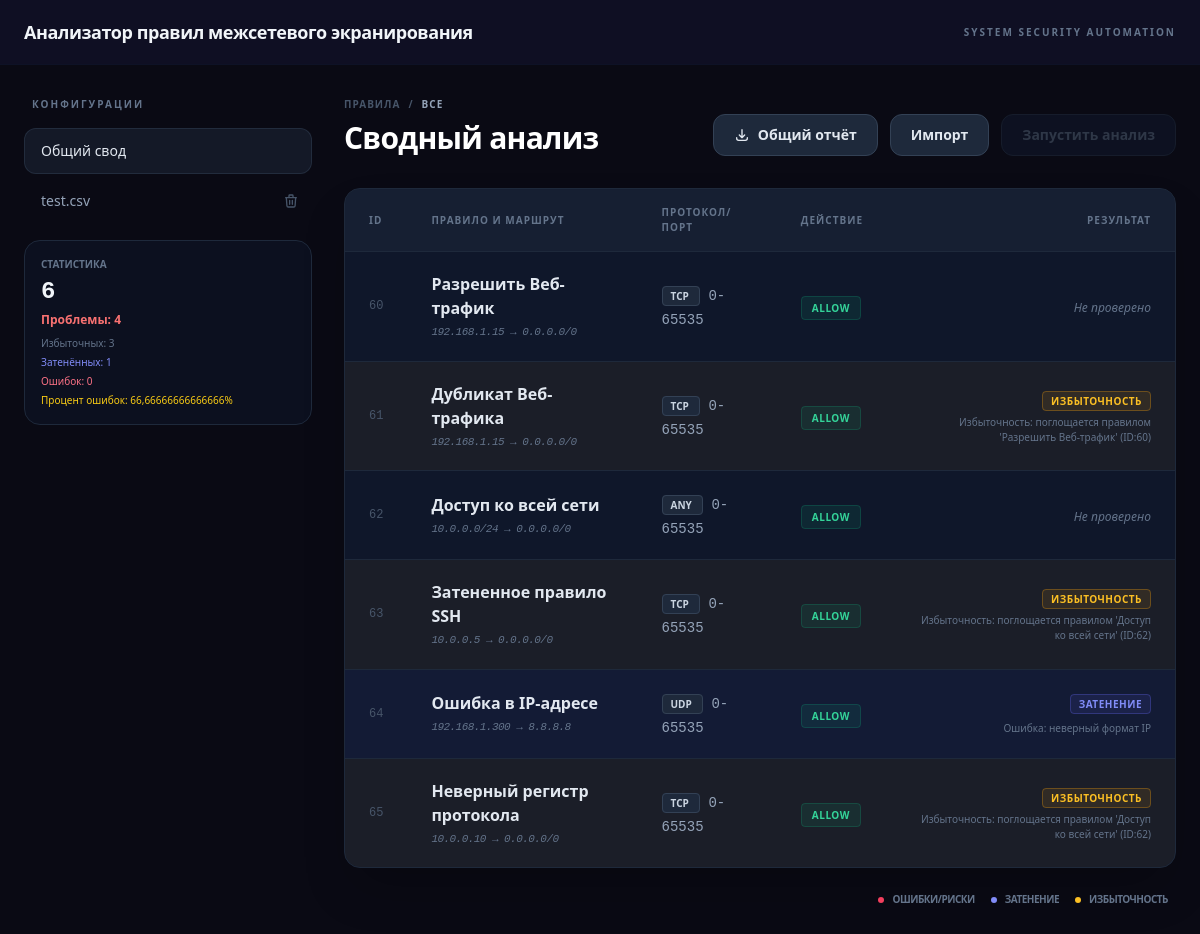
The page / on the database its author committed.
### core/models.py (models this page shows, shortened)
class FileImport(models.Model):
    VENDOR_CHOICES = [
        ('STANDARD', 'Стандартный (CSV/JSON)'),
        ('USERGATE', 'UserGate (Export JSON)'),
        ('CONTINENT', 'МЭ Континент (XML)'),
        ('INFOTECS', 'ИнфоТеКС (VIPNet)'),
    ]
    filename = models.CharField(
        max_length=255,
        verbose_name="Имя файла"
    )
    import_date = models.DateTimeField(
        auto_now_add=True,
        verbose_name="Дата загрузки"
    )
    vendor = models.CharField(
        max_length=100,
        choices=VENDOR_CHOICES,
        default='STANDARD',
        verbose_name="Производитель"
    )
    session_id = models.CharField(max_length=100, null=True, blank=True, db_index=True)
    class Meta:
        verbose_name = "Загруженный файл"
        verbose_name_plural = "Загруженные файлы"
        ordering = ['-import_date']

class FirewallRule(models.Model):
    PROTOCOL_CHOICES = [
        ('TCP', 'TCP'),
        ('UDP', 'UDP'),
        ('ICMP', 'ICMP'),
        ('ANY', 'Any Protocol'),
    ]
    ACTION_CHOICES = [
        ('ALLOW', 'Allow (Разрешить)'),
        ('DENY', 'Deny (Запретить)'),
    ]
    file_source = models.ForeignKey(
        FileImport,
        on_delete=models.CASCADE,
        related_name='rules',
        verbose_name="Источник (файл)",
        null=True,
        blank=True
    )
    name = models.CharField(
        max_length=100,
        verbose_name="Название правила",
        help_text="Например: 'Доступ к веб-серверу'"
    )
    source_ip = models.CharField(
        max_length=50,
        verbose_name="Исходный IP / Маска",
        help_text="Формат: 192.168.1.0/24"
    )
    dest_ip = models.CharField(
        max_length=50,
        verbose_name="Целевой IP / Маска",
        help_text="Формат: 10.0.0.5/32"
    )
    port = models.IntegerField(
        null=True,
        blank=True,
        verbose_name="Порт",
        help_text="Оставьте пустым для всех портов"
    )
    port_start = models.IntegerField(default=0)
    port_end = models.IntegerField(default=65535)
    protocol = models.CharField(
        max_length=10,
        choices=PROTOCOL_CHOICES,
        default='ANY',
        verbose_name="Протокол"
    )
    action = models.CharField(
        max_length=10,
        choices=ACTION_CHOICES,
        verbose_name="Действие"
    )
    is_redundant = models.BooleanField(
        default=False,
        verbose_name="Избыточность",
        help_text="Указывает, перекрывается ли это правило другим"
    )
    is_shadowed = models.BooleanField(
        default=False,
        verbose_name="Затенение",
        help_text="Указывает на логический конфликт с правилом выше"
    )
    recommendation = models.TextField(
        blank=True,
        null=True,
        verbose_name="Рекомендация по оптимизации"
    )
    is_error = models.BooleanField(default=False, verbose_name="Ошибка")
    created_at = models.DateTimeField(auto_now_add=True, verbose_name="Дата добавления")
    class Meta:
        verbose_name = "Правило МСЭ"
        verbose_name_plural = "Правила МСЭ"
        ordering = ['id']

### core/views.py (the view)
# urls.py: path('', views.rule_list, name='rule_list'),
def rule_list(request, file_id=None):
    s_key = get_or_create_session(request)
    files = FileImport.objects.filter(session_id=s_key)
    selected_file = None
    if file_id:
        selected_file = get_object_or_404(FileImport, id=file_id, session_id=s_key)
        rules = FirewallRule.objects.filter(file_source=selected_file)
    else:
        rules = FirewallRule.objects.filter(file_source__session_id=s_key)
    stats = get_analysis_stats(rules)
    return render(request, 'list.html', {
        'rules': rules.order_by('id'),
        'files': files,
        'selected_file': selected_file,
        'stats': stats
    })

### templates/list.html (shortened to what this page needs)
{% extends "base.html" %}
{% block content %}
<div class="max-w-7xl mx-auto px-6 py-8 flex flex-col lg:flex-row gap-8">
    <aside class="w-full lg:w-72 flex-shrink-0">
        <div class="sticky top-24 space-y-4">
            <h3 class="text-[10px] font-bold text-slate-500 uppercase tracking-[0.2em] px-2">Конфигурации</h3>
            <div class="space-y-1">
                <a href="{% url 'rule_list' %}"
                    class="flex items-center px-4 py-3 rounded-xl transition-all border font-medium text-sm
                    {% if not selected_file %}
                    bg-slate-800/50 border-slate-700/50 text-slate-200
                    {% else %}
                    bg-transparent border-transparent text-slate-400 hover:bg-slate-900 hover:text-slate-200
                    {% endif %}">
                    Общий свод
                </a>
                {% for file in files %}
                <div class="group flex items-center justify-between">
                    <a href="{% url 'rule_list_by_file' file.id %}"
                        class="flex-1 flex items-center px-4 py-3 rounded-l-xl transition-all border font-medium text-sm truncate
                        {% if selected_file.id == file.id %}
                        bg-slate-800/50 border-slate-700/50 text-slate-200
                        {% else %}
                        bg-transparent border-transparent text-slate-400 hover:bg-slate-900 hover:text-slate-200
                        {% endif %}">
                        {{ file.filename }}
                    </a>
                    <a href="{% url 'delete_file' file.id %}"
                    onclick="return confirm('Удалить этот файл и все его правила?')"
                    class="px-3 py-3 rounded-r-xl border-y border-r border-transparent text-slate-600 hover:text-rose-400 hover:bg-slate-900 transition-all
                    {% if selected_file.id == file.id %} border-slate-700/50 bg-slate-800/50 {% endif %}">
                        <svg xmlns="http://www.w3.org/2000/svg" class="h-4 w-4" fill="none" viewBox="0 0 24 24" stroke="currentColor">
                            <path stroke-linecap="round" stroke-linejoin="round" stroke-width="2" d="M19 7l-.867 12.142A2 2 0 0116.138 21H7.862a2 2 0 01-1.995-1.858L5 7m5 4v6m4-6v6m1-10V4a1 1 0 00-1-1h-4a1 1 0 00-1 1v3M4 7h16" />
                        </svg>
                    </a>
                </div>
                {% endfor %}
            </div>
            <div class="p-4 bg-slate-900/50 border border-slate-800 rounded-2xl">
                <p class="text-[10px] text-slate-500 uppercase font-bold mb-1">Статистика</p>
                <div class="text-2xl font-mono font-bold text-slate-100">{{ stats.total }}</div>
                <p class="text-xs text-red-400 font-bold mt-1">Проблемы: {{ stats.issues|floatformat:0 }} </p>
                <div class="text-[10px] text-slate-500 mt-2 space-y-1">
                    <div>Избыточных: {{ stats.redundant }}</div>
                    <div class="text-indigo-400">Затенённых: {{ stats.shadowed }}</div>
                    <div class="text-rose-400">Ошибок: {{ stats.errors }}</div>
                    <div class="text-yellow-400">Процент ошибок: {{ stats.issues_pct }}%</div>
                </div>
            </div>
        </div>
    </aside>
    <div class="flex-1 min-w-0">
        <div class="flex flex-col md:flex-row md:items-end justify-between gap-6 mb-8">
            <div>
                <nav class="flex items-center gap-2 text-[10px] font-bold text-slate-600 mb-2 uppercase tracking-widest">
                    <a href="{% url 'rule_list' %}" class="hover:text-slate-200">Правила</a>
                    <span>/</span>
                    <span class="text-slate-400">{% if selected_file %}{{ selected_file.filename }}{% else %}Все{% endif %}</span>
                </nav>
                <h1 class="text-3xl font-bold text-white tracking-tight">
                    {% if selected_file %}{{ selected_file.filename }}{% else %}Сводный анализ{% endif %}
                </h1>
            </div>
            <div class="flex items-center gap-3">
                {% if selected_file %}
                    <a href="{% url 'export_rules_file' selected_file.id %}" class="px-5 py-2.5 bg-slate-800 hover:bg-slate-700 text-slate-200 border border-slate-700 rounded-xl transition font-bold text-sm flex items-center gap-2">
                        <svg xmlns="http://www.w3.org/2000/svg" class="h-4 w-4" fill="none" viewBox="0 0 24 24" stroke="currentColor">
                            <path stroke-linecap="round" stroke-linejoin="round" stroke-width="2" d="M4 16v1a3 3 0 003 3h10a3 3 0 003-3v-1m-4-4l-4 4m0 0l-4-4m4 4V4" />
                        </svg>
                        Отчёт
                    </a>
                {% else %}
                    <a href="{% url 'export_rules_all' %}" class="px-5 py-2.5 bg-slate-800 hover:bg-slate-700 text-slate-200 border border-slate-700 rounded-xl transition font-bold text-sm flex items-center gap-2">
                        <svg xmlns="http://www.w3.org/2000/svg" class="h-4 w-4" fill="none" viewBox="0 0 24 24" stroke="currentColor">
                            <path stroke-linecap="round" stroke-linejoin="round" stroke-width="2" d="M4 16v1a3 3 0 003 3h10a3 3 0 003-3v-1m-4-4l-4 4m0 0l-4-4m4 4V4" />
                        </svg>
                        Общий отчёт
                    </a>
                {% endif %}
                <a href="{% url 'upload_file' %}" class="px-5 py-2.5 bg-slate-800 hover:bg-slate-700 text-slate-200 border border-slate-700 rounded-xl transition font-bold text-sm">
                    Импорт
                </a>
                {% if selected_file %}
                    <a href="{% url 'run_analysis_by_file' selected_file.id %}" class="px-5 py-2.5 bg-indigo-600 hover:bg-indigo-500 text-white rounded-xl transition font-bold text-sm shadow-lg shadow-indigo-500/20">
                        Запустить анализ
                    </a>
                {% else %}
                    <button disabled title="Выберите конкретный файл для анализа" class="px-5 py-2.5 bg-slate-900 text-slate-600 rounded-xl cursor-not-allowed font-bold text-sm border border-slate-800 opacity-60">
                        Запустить анализ
                    </button>
                {% endif %}
            </div>
        </div>
        <div class="bg-slate-900 border border-slate-800 rounded-2xl overflow-hidden shadow-2xl">
            <div class="overflow-x-auto">
                <table class="w-full text-left border-collapse">
                    <thead>
                        <tr class="bg-slate-800/50 text-slate-500 text-[10px] uppercase tracking-widest font-bold border-b border-slate-800">
                            <th class="px-6 py-4">ID</th>
                            <th class="px-6 py-4">Правило и Маршрут</th>
                            <th class="px-6 py-4">Протокол/Порт</th>
                            <th class="px-6 py-4">Действие</th>
                            <th class="px-6 py-4 text-right">Результат</th>
                        </tr>
                    </thead>
                    <tbody class="divide-y divide-slate-800">
                        {% for rule in rules %}
                        <tr class="group transition-colors hover:bg-slate-800/30
                            {% if rule.is_error %}
                                bg-rose-500/5
                            {% elif rule.is_shadowed %}
                                bg-indigo-500/5
                            {% elif rule.is_redundant %}
                                bg-amber-500/5
                            {% endif %}">
                            <td class="px-6 py-5 font-mono text-slate-600 text-xs">{{ rule.id }}</td>
                            <td class="px-6 py-5">
                                <div class="font-bold text-slate-200 group-hover:text-white">{{ rule.name }}</div>
                                <div class="text-[11px] text-slate-500 font-mono mt-1 italic uppercase tracking-tighter">
                                    {{ rule.source_ip }} &rarr; {{ rule.dest_ip }}
                                </div>
                            </td>
                            <td class="px-6 py-5">
                                <span class="bg-slate-800 text-slate-300 px-2 py-0.5 rounded text-[10px] font-bold border border-slate-700 uppercase">
                                    {{ rule.protocol }}
                                </span>
                                <span class="ml-2 font-mono text-sm text-slate-400">
                                    {% if rule.port_start == rule.port_end %}
                                        {{ rule.port_start }}
                                    {% else %}
                                        {{ rule.port_start }}-{{ rule.port_end }}
                                    {% endif %}
                                </span>
                            </td>
                            <td class="px-6 py-5">
                                <span class="px-2.5 py-1 rounded text-[10px] font-bold border uppercase tracking-wider
                                    {% if rule.action == 'ALLOW' %}
                                    bg-emerald-500/10 text-emerald-400 border-emerald-500/20
                                    {% else %}
                                    bg-rose-500/10 text-rose-400 border-rose-500/20
                                    {% endif %}">
                                    {{ rule.action }}
                                </span>
                            </td>
                            <td class="px-6 py-5 text-right">
                                {% if rule.is_error %}
                                    <span class="text-rose-500 font-black text-[10px] uppercase tracking-wider border border-rose-500/30 px-2 py-0.5 rounded bg-rose-500/10">Ошибка</span>
                                    <div class="text-[10px] text-rose-400/80 mt-1.5 leading-relaxed">{{ rule.recommendation }}</div>
                                {% elif rule.is_shadowed %}
                                    <span class="text-indigo-400 font-black text-[10px] uppercase tracking-wider border border-indigo-500/30 px-2 py-0.5 rounded bg-indigo-500/10">Затенение</span>
                                    <div class="text-[10px] text-slate-500 mt-1.5 leading-relaxed">{{ rule.recommendation }}</div>
                                {% elif rule.is_redundant %}
                                    <span class="text-amber-400 font-black text-[10px] uppercase tracking-wider border border-amber-500/30 px-2 py-0.5 rounded bg-amber-500/10">Избыточность</span>
                                    <div class="text-[10px] text-slate-500 mt-1">{{ rule.recommendation }}</div>
                                {% elif rule.recommendation %}
                                    <span class="text-slate-600 text-xs italic">Конфликтов нет</span>
                                {% else %}
                                    <span class="text-slate-500 text-xs italic font-medium">Не проверено</span>
                                {% endif %}
                            </td>
                        </tr>
                        {% endfor %}
                    </tbody>
                </table>
            </div>
        </div>
        <div class="mt-6 flex justify-between items-center px-2">
            <div class="flex gap-4">
                <div class="flex items-center gap-2">
                    <div class="w-1.5 h-1.5 rounded-full bg-rose-500"></div>
                    <span class="text-[10px] text-slate-500 font-bold uppercase tracking-tighter">Ошибки/Риски</span>
                </div>
                <div class="flex items-center gap-2">
                    <div class="w-1.5 h-1.5 rounded-full bg-indigo-400"></div>
                    <span class="text-[10px] text-slate-500 font-bold uppercase tracking-tighter">Затенение</span>
                </div>
                <div class="flex items-center gap-2">
                    <div class="w-1.5 h-1.5 rounded-full bg-amber-400"></div>
                    <span class="text-[10px] text-slate-500 font-bold uppercase tracking-tighter">Избыточность</span>
                </div>
            </div>
        </div>
    </div>
</div>
{% endblock %}

### rows shown on the page
FileImport: filename "test.csv"
FirewallRule: id "60", name "Разрешить Веб-трафик", source_ip "192.168.1.15", dest_ip "0.0.0.0/0", protocol "TCP", port_start "0", port_end "65535", action "ALLOW", is_error "Не проверено"
FirewallRule: id "61", name "Дубликат Веб-трафика", source_ip "192.168.1.15", dest_ip "0.0.0.0/0", protocol "TCP", port_start "0", port_end "65535", action "ALLOW", recommendation "Избыточность: поглощается правилом 'Разрешить Веб-трафик' (ID:60)"
FirewallRule: id "62", name "Доступ ко всей сети", source_ip "10.0.0.0/24", dest_ip "0.0.0.0/0", protocol "ANY", port_start "0", port_end "65535", action "ALLOW", is_error "Не проверено"
FirewallRule: id "63", name "Затененное правило SSH", source_ip "10.0.0.5", dest_ip "0.0.0.0/0", protocol "TCP", port_start "0", port_end "65535", action "ALLOW", recommendation "Избыточность: поглощается правилом 'Доступ ко всей сети' (ID:62)"
FirewallRule: id "64", name "Ошибка в IP-адресе", source_ip "192.168.1.300", dest_ip "8.8.8.8", protocol "UDP", port_start "0", port_end "65535", action "ALLOW", recommendation "Ошибка: неверный формат IP"
FirewallRule: id "65", name "Неверный регистр протокола", source_ip "10.0.0.10", dest_ip "0.0.0.0/0", protocol "TCP", port_start "0", port_end "65535", action "ALLOW", recommendation "Избыточность: поглощается правилом 'Доступ ко всей сети' (ID:62)"

### other values the page prints
{{ stats.total }} "6"
{{ stats.issues|floatformat:0 }} "4"
{{ stats.redundant }} "3"
{{ stats.shadowed }} "1"
{{ stats.errors }} "0"
{{ stats.issues_pct }} "66,66666666666666"
